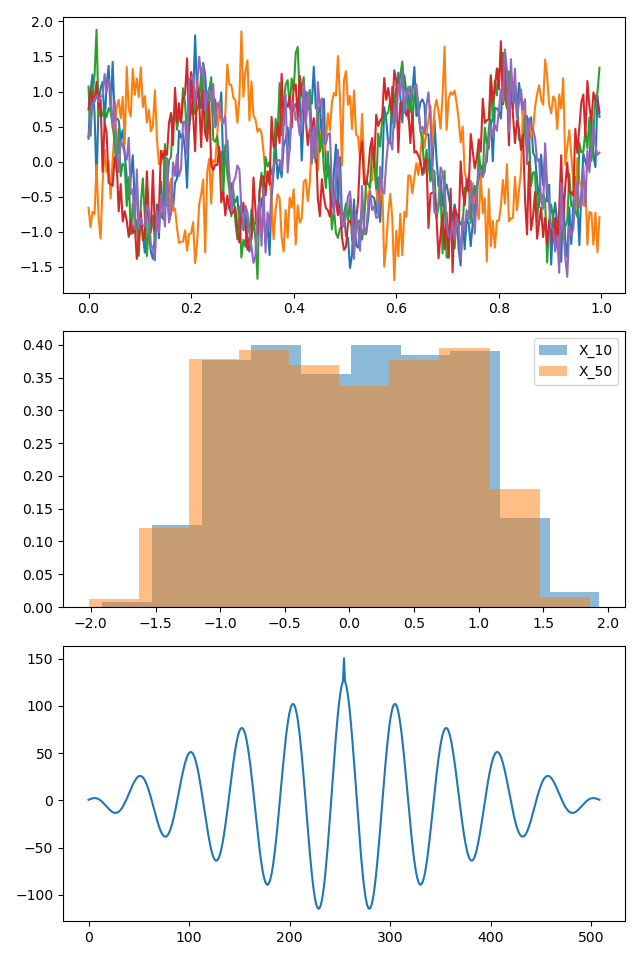

The Python source for this figure:
import numpy as np
import matplotlib.pyplot as plt
from scipy.signal import fftconvolve


def X(t):
    return np.sin(
        2 * np.pi * 5 * t + np.random.uniform(0, 2 * np.pi, 1)
    ) + 0.3 * np.random.randn(t.size)


N = 1000
T = np.linspace(0, 1, 255, endpoint=False)

X15 = [X(T) for nn in range(5)]

XN = np.array([X(T) for nn in range(N)])

acf = np.mean([fftconvolve(XN[nn, :], XN[nn, ::-1]) for nn in range(N)], axis=0)

plt.figure(figsize=[6.4, 9.6], layout="tight")

plt.subplot(311)
[plt.plot(T, xx) for xx in X15]

plt.subplot(312)
plt.hist(XN[:, 10], density=True, alpha=0.5, label="X_10")
plt.hist(XN[:, 50], density=True, alpha=0.5, label="X_50")
plt.legend()

plt.subplot(313)
plt.plot(acf)

plt.savefig("signal3.png")
